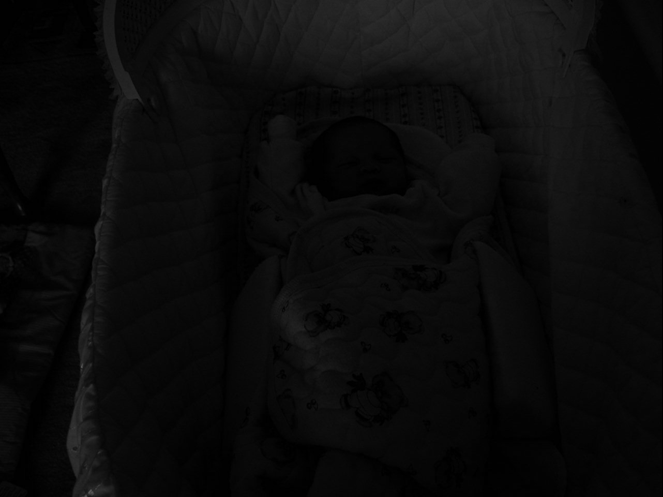
#> input picture DIVP/Images/babyincradle.png, 663 x 497 px, found by its file name
$ python log_image.py
#> lines starting #> are read from the running program, lines starting #| are printed output that depends on the picture
import cv2
import numpy as np
from matplotlib import pyplot as plt

img1 = cv2.imread('Images/babyincradle.png',0)
#> img1 is the input picture: shape (497, 663); min 0, max 90, mean 10.9

c = 255 / np.log(1 + np.max(img1))
#> c = 56.53
log_image = c * (np.log(img1 + 1))
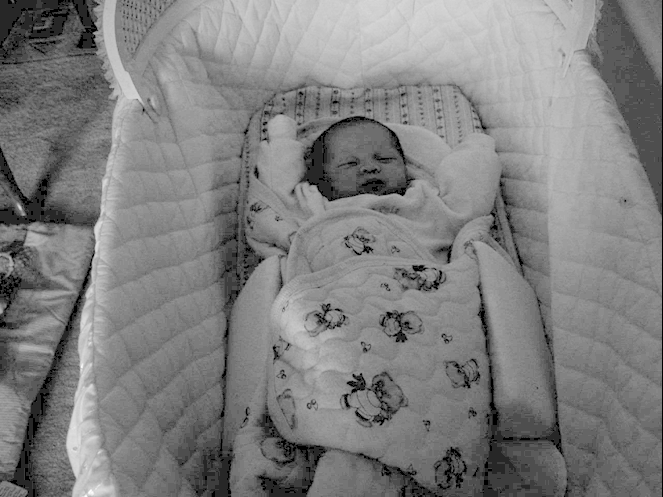
#> log_image: shape (497, 663) float16; min 0, max 255, mean 127.2
log_image = np.array(log_image, dtype = np.uint8)

plt.subplot(2, 2, 1), plt.imshow(img1, 'gray'),plt.title('Original Image')
plt.subplot(2, 2, 2), plt.imshow(log_image, 'gray'),plt.title('Image after Log Transformation')
plt.subplot(2, 2, 3), plt.hist(img1.ravel(),256,[0,256]),plt.title('Histogram of Original Image')
plt.subplot(2, 2, 4), plt.hist(log_image.ravel(),256,[0,256]),plt.title('Histogram of Image after Log Transformation')
plt.show() # To show figure
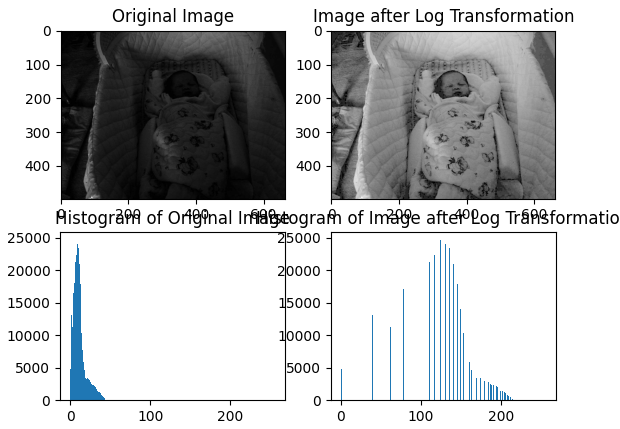
#> figure drawn by matplotlib, 4 panels; panel 3: tallest bar 24648 high, from x = 8 to 9; panel 4: tallest bar 24648 high, from x = 124 to 125
